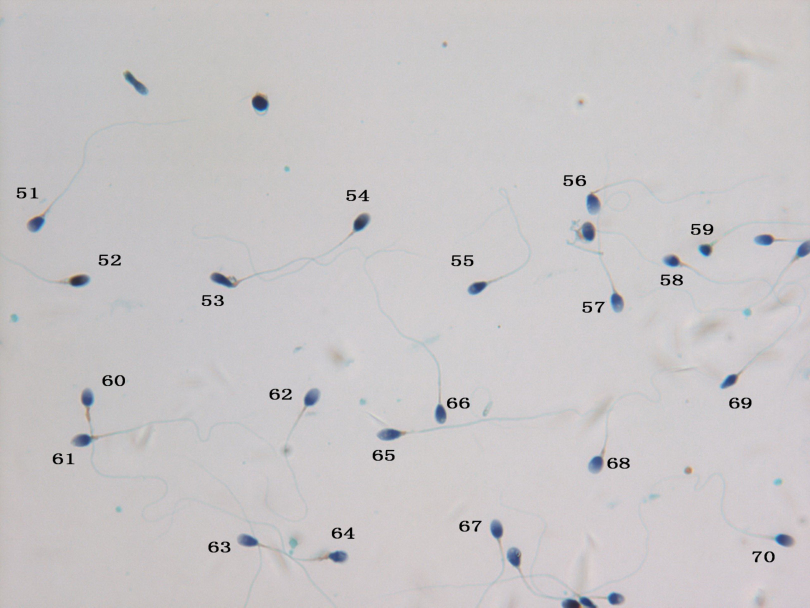
#> input picture MeanShiftFilter/2.jpg, 1620 x 1215 px, found by its file name (shown at 1/2 size)
$ python cut_telephone.py   (older library calls are emulated)
#> lines starting #> are read from the running program, lines starting #| are printed output that depends on the picture; after the words box and inside, x2 and y2 are one past the last pixel; in counts of white or black regions, pixels touching at a corner belong together
#> further down, img is the input picture: shape (1215, 1620, 3); mean B, G, R 199.2, 197.7, 200.6
### telephone/common.py
# coding:utf-8
import cv2
import numpy as np
import random
import os
import math


# https://blog.csdn.net/u012936765/article/details/53200918
# 定义添加高斯噪声的函数
# [35 lines left out: functions addGaussianNoise, SaltAndPepper, resize_, equalizeHist_, not called in this run]


def bgr2gray_(img):
    if len(img.shape) == 2:
        return img
    return cv2.cvtColor(img, cv2.COLOR_BGR2GRAY)


def blur_(img, ksize=(5, 5)):
    return cv2.blur(img, ksize)


# 100 200
def binary_(img, thresh=100):
#> called with thresh = 100
    ret, binary = cv2.threshold(img, thresh, 255, cv2.THRESH_BINARY)
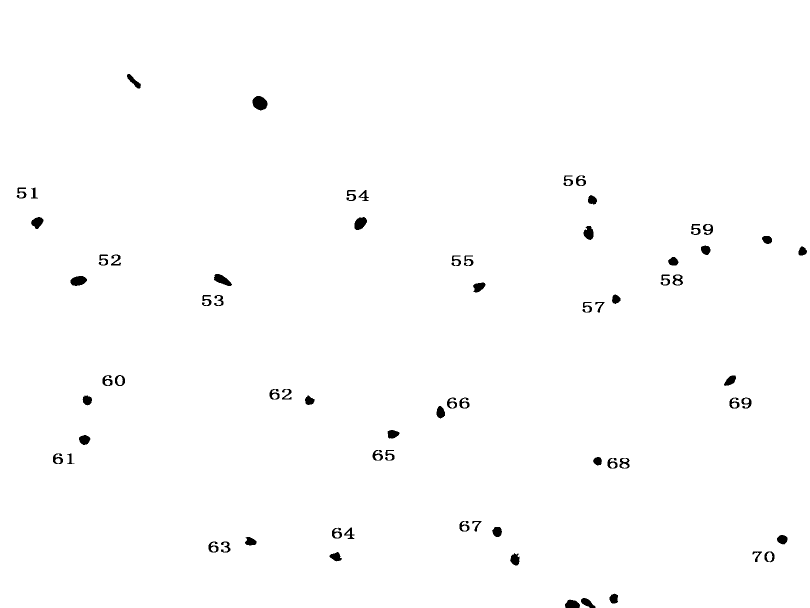
#> binary: shape (1215, 1620) (shown at 1/2 size); 99.1% white; 69 black regions, largest, box (x1, y1, x2, y2) and area: (505, 192, 535, 221) 651, (141, 552, 174, 572) 492, (428, 548, 464, 572) 480
#> ret = 100
    # binary = cv2.adaptiveThreshold(img, 255, cv2.ADAPTIVE_THRESH_GAUSSIAN_C, cv2.THRESH_BINARY, 9, -10)
    return binary


# [170 lines left out: functions floodFill_, canny_, harris_, sobel_, erode_, dilate_ and 6 more, not called in this run]


def filter_(img, kernel=None):
    # kernel = np.array([[0, -2, 0], [-2, 9, -2], [0, -2, 0]])
    return cv2.filter2D(img, -1, kernel)


# 去除孔洞
# [226 lines left out: functions Remove_holes, Removing_small_connected_domain, border, find_lines, roate, hough_lines_p_ and 1 more, not called in this run]

### box/cut_telephone.py
import telephone.common as common
import matplotlib.pyplot as plt
import cv2
import os
import math
import numpy as np


# %matplotlib inline

# P(x1,y1)，绕坐标点Q(x2,y2)旋转θ角度后,新的坐标设为(x, y)的计算公式
# x= (x1 - x2)*cos(θ) - (y1 - y2)*sin(θ) + x2 ;
# y= (x1 - x2)*sin(θ) + (y1 - y2)*cos(θ) + y2 ;
def coordinate(angle, center, point, row):
    x1, y1 = point
    x2, y2 = center
    angle = math.radians(angle)
    x1 = x1
    y1 = row - y1
    x2 = x2
    y2 = row - y2
    x = (x1 - x2) * math.cos(angle) - (y1 - y2) * math.sin(angle) + x2
    y = (x1 - x2) * math.sin(angle) + (y1 - y2) * math.cos(angle) + y2
    x = np.int0(x)
    y = np.int0(row - y)
    return (x, y)


def drawRect(img, pt1, pt2, pt3, pt4, center=(0, 0), angle=0, color=160, lineWidth=5):
    pt1 = coordinate(angle, center, pt1, img.shape[0])
    pt2 = coordinate(angle, center, pt2, img.shape[0])
    pt3 = coordinate(angle, center, pt3, img.shape[0])
    pt4 = coordinate(angle, center, pt4, img.shape[0])

    cv2.line(img, pt1, pt2, color, lineWidth)
    cv2.line(img, pt1, pt3, color, lineWidth)
    cv2.line(img, pt2, pt4, color, lineWidth)
    cv2.line(img, pt3, pt4, color, lineWidth)


# center（row,col）
# shape（width,height）
def rotate_(img, center, shape, angle=0, draw=False, display=True):
#> called with center = (1430, 895), shape = (280, 30), angle = 30, draw = False, display = True
    half = (np.int(shape[0] / 2), np.int(shape[1] / 2))
    pt1 = (center[0] - half[0], center[1] - half[1])
    pt2 = (center[0] + half[0], center[1] - half[1])
    pt3 = (center[0] - half[0], center[1] + half[1])
    pt4 = (center[0] + half[0], center[1] + half[1])

    # 画出矩形框
    if draw:
        drawRect(img, pt1, pt2, pt3, pt4, center, angle)

    # 按angle角度旋转图像
    height, width = img.shape
#> height = 1215; width = 1620
    angle = -angle
    rotateMat = cv2.getRotationMatrix2D(center, angle, 1)
    imgRotation = cv2.warpAffine(img, rotateMat, (width, height), 250)
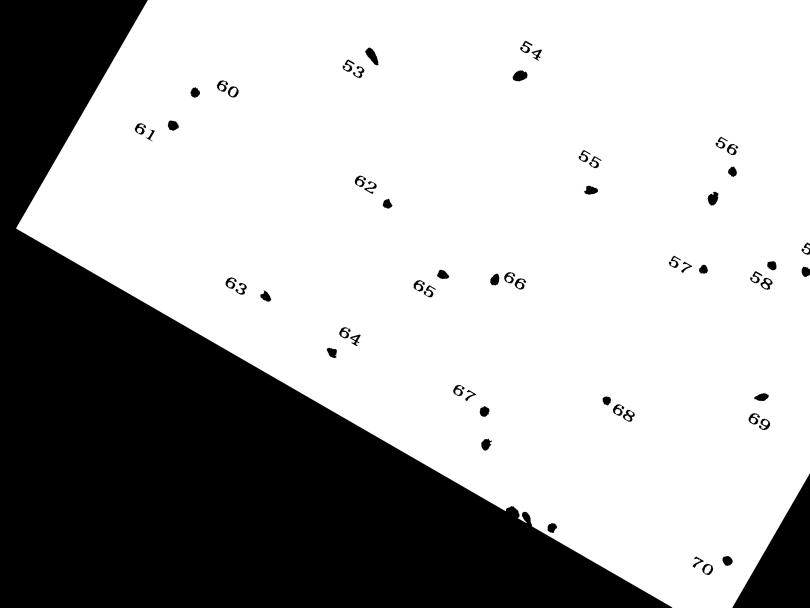
#> imgRotation: shape (1215, 1620) (shown at 1/2 size); min 0, max 255, mean 173.2

    # 截取矩形框
    cut = imgRotation[pt1[1]:pt4[1], pt1[0]:pt4[0]]
#> cut: shape (30, 280); every value is 255

    if display:
        plt.figure(figsize=(10, 10))

        plt.subplot(1, 2, 1)
        plt.imshow(img)
        ax = plt.gca()  # 获取到当前坐标轴信息
        ax.xaxis.set_ticks_position('top')  # 将X坐标轴移到上面

        plt.subplot(1, 2, 2)
        plt.imshow(cut)
        ax = plt.gca()  # 获取到当前坐标轴信息
        ax.xaxis.set_ticks_position('top')  # 将X坐标轴移到上面
        plt.show()
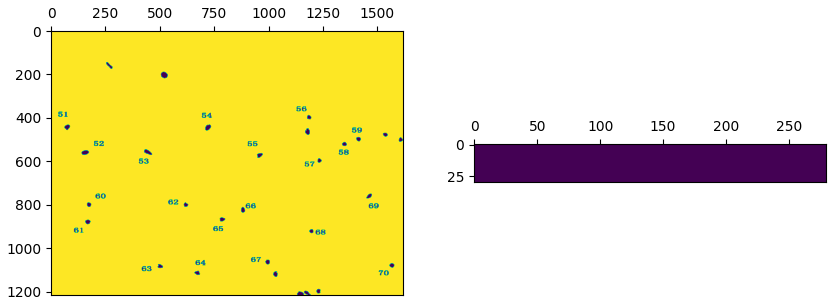
#> figure drawn by matplotlib, 2 panels

    #     ret, cut = cv2.threshold(cut, 100, 255, cv2.THRESH_BINARY)

    return img, cut


if __name__ == '__main__':
    # 0黑色，255白色
    # 11,12,13
    file_name = "../data/img/2.jpg"
    img = cv2.imread(file_name)
    img = common.bgr2gray_(img)
    img = common.binary_(img)

    img, cut = rotate_(img, (1430, 895), (280, 30), 30, draw=False, display=True)

    print(cut)
#> (printed output is left out)

$ run again, with MeanShiftFilter/1.jpg copied over MeanShiftFilter/2.jpg
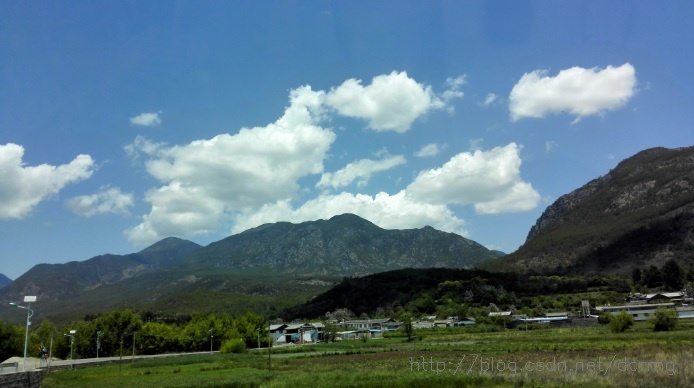
#> input picture MeanShiftFilter/1.jpg, 694 x 388 px, found by its file name
#> img is the input picture: shape (388, 694, 3); mean B, G, R 130.1, 116.9, 90
#> in binary_, `ret, binary = cv2.threshold(img, thresh, 255, cv2.THRESH_BINARY)`:
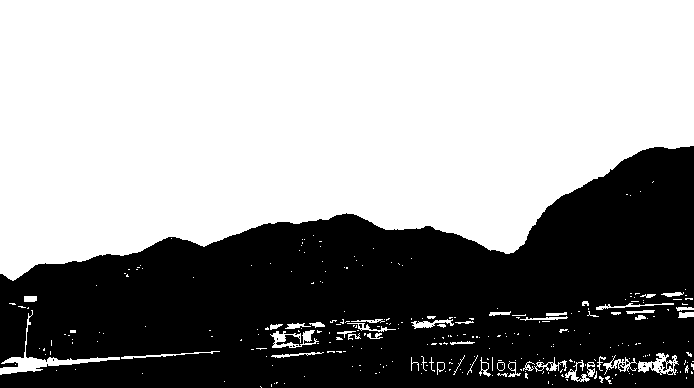
#> binary: shape (388, 694); 60% white; 22 black regions (21 under 20 px), largest, box (x1, y1, x2, y2) and area: (0, 146, 694, 388) 107716
#> ret = 100
#> imgRotation: shape (388, 694); every value is 0
#> in rotate_, `cut = imgRotation[pt1[1]:pt4[1], pt1[0]:pt4[0]]`: cut = empty array
#> in rotate_, `plt.show()`:
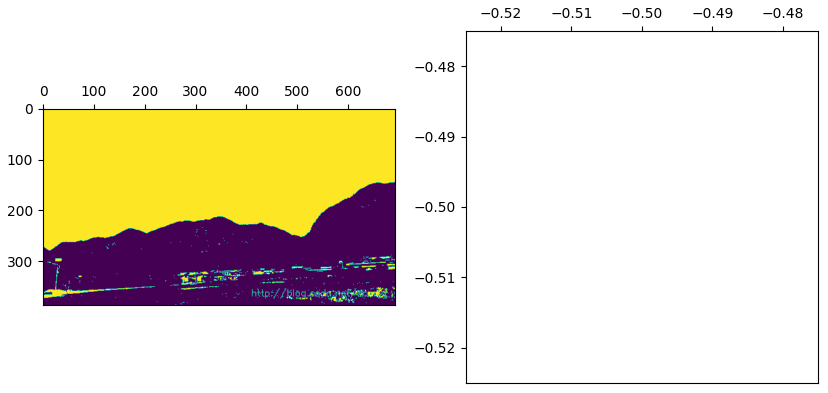
#> figure drawn by matplotlib, 2 panels
